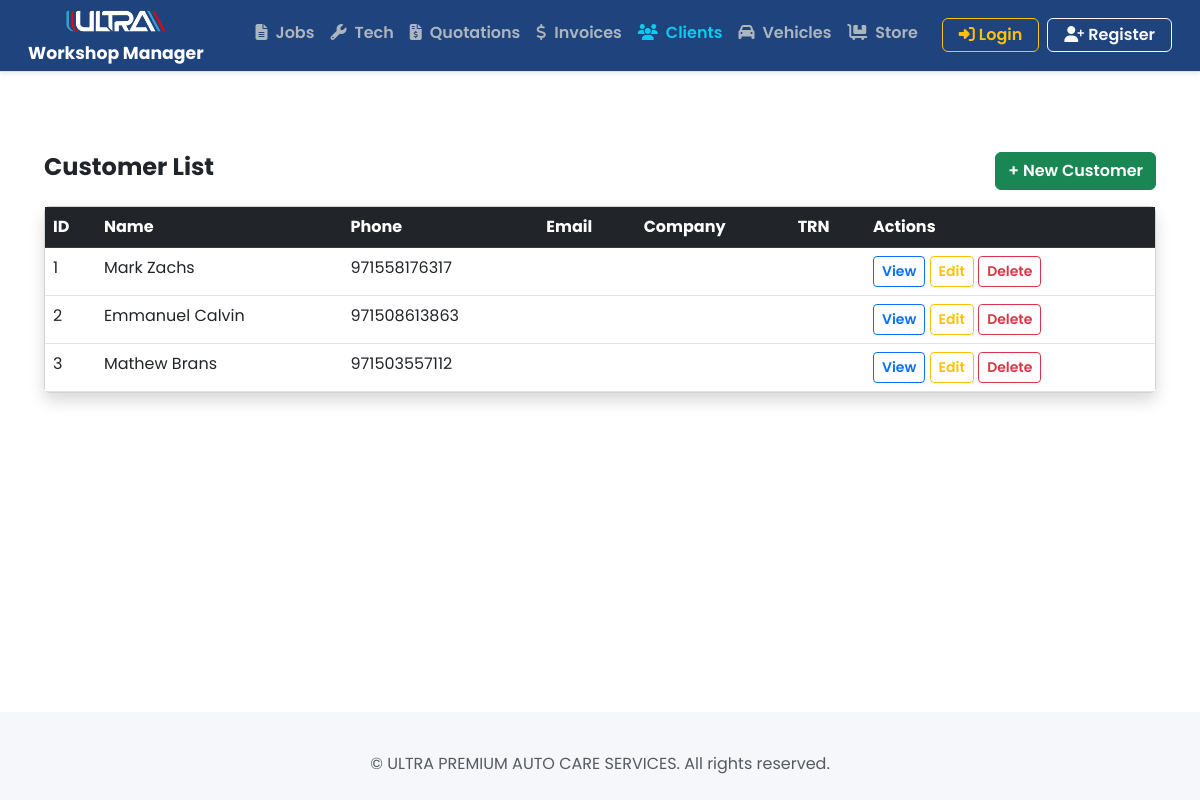
The app's page /customers/ with its own data.
### customers/models.py (models this page shows, shortened)
class Customer(models.Model):
    name = models.CharField(max_length=100)
    phone = models.CharField(max_length=20)
    email = models.EmailField(blank=True, null=True)
    company = models.CharField(max_length=150, blank=True, null=True)
    trn = models.CharField(max_length=20, blank=True, null=True)

### customers/views.py (the view)
# urls.py: path('', CustomerListView.as_view(), name='customer_list'),
class CustomerListView(ListView):
    model = Customer
    template_name = 'customers/list.html'
    context_object_name = 'customers'

### customers/templates/customers/list.html (shortened to what this page needs)
{% extends 'core/base.html' %}
{% block content %}
<div class="container mt-5">
    <div class="d-flex justify-content-between align-items-center mb-3">
        <h4>Customer List</h4>
        <a href="{% url 'customer_create' %}" class="btn btn-success">+ New Customer</a>
    </div>
    <div class="card shadow">
        <div class="card-body p-0">
            <table class="table table-hover mb-0">
                <thead class="table-dark">
                    <tr>
                        <th>ID</th>
                        <th>Name</th>
                        <th>Phone</th>
                        <th>Email</th>
                        <th>Company</th>
                        <th>TRN</th>
                        <th>Actions</th>
                    </tr>
                </thead>
                <tbody>
                    {% for customer in customers %}
                    <tr>
                        <td>{{ customer.id }}</td>
                        <td>{{ customer.name }}</td>
                        <td>{{ customer.phone }}</td>
                        <td>{{ customer.email }}</td>
                        <td>{{ customer.company }}</td>
                        <td>{{ customer.trn }}</td>
                        <td>
                            <a href="{% url 'customer_detail' customer.id %}"
                                class="btn btn-sm btn-outline-primary">View</a>
                            <a href="{% url 'customer_edit' customer.id %}"
                                class="btn btn-sm btn-outline-warning">Edit</a>
                            <a href="{% url 'customer_delete' customer.id %}"
                                class="btn btn-sm btn-outline-danger">Delete</a>
                        </td>
                    </tr>
                    {% empty %}
                    <tr>
                        <td colspan="7" class="text-center text-muted">No customers found.</td>
                    </tr>
                    {% endfor %}
                </tbody>
            </table>
        </div>
    </div>
</div>
{% endblock %}

### core/static/css/base.css (style rules this page uses)
body { background-color: #f5f7fa; overflow-x: hidden; margin: 0; padding: 0; font-family: 'Poppins', sans-serif; font-weight: 400; height: 100vh; }
h3, h4, h5, h6, .subheading { font-family: 'Poppins', sans-serif; font-weight: 700; }
.nav-link, .btn, .card-title { font-family: 'Poppins', sans-serif; font-weight: 600; }

### records on screen
Customer: id "1", name "Mark Zachs", phone "971558176317"
Customer: id "2", name "Emmanuel Calvin", phone "971508613863"
Customer: id "3", name "Mathew Brans", phone "971503557112"
